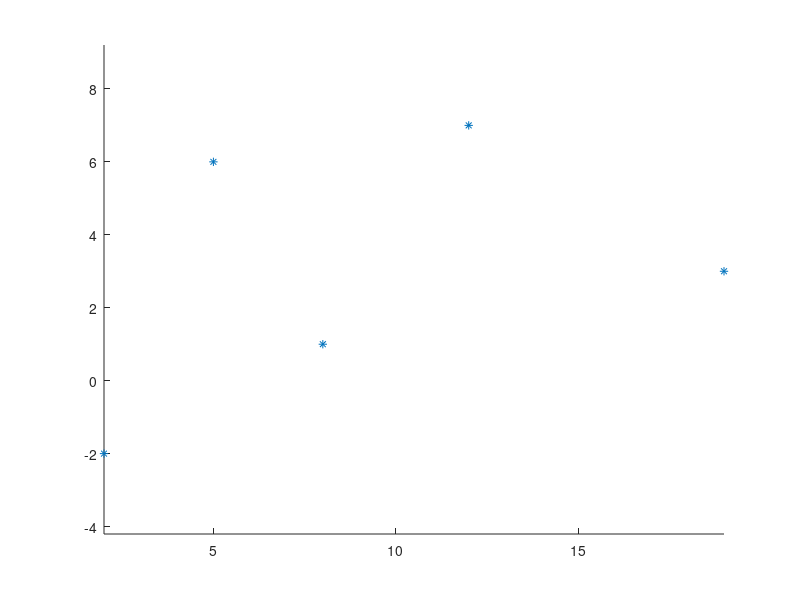

The MATLAB script that drew this image: (Note: this script raises an error after producing the figure.)
%boiler plate
clear
hold on; axis equal;
%pontok felvétele
px = [ 2, 5, 8, 12, 19];
py = [-2, 6, 1,  7, 3 ];
%pontok ábrázolása
plot(px, py, '*')
%paraméterek és konstansok
syms t
t0 = 0; t1 = 1; l = (3/4)
syms a0 a1 a2 a3
syms b0 b1 b2 b3
%vektorok kiszámítása
vx = [l*(px(2)-px(1))]; vy = [l*(py(2)-py(1))];
for i=2:length(px)-1
    vx = [vx, l*(px(i+1)-px(i-1))];
    vy = [vy, l*(py(i+1)-py(i-1))];
end
vx = [vx, l*(px(5)-px(4))];
vy = [vy, l*(py(5)-py(4))];
%vektorok felrajzolása
quiver(px,py,vx,vy)

%egyenletek a hermite-ívhez
x(t) = a3*t^3 + a2*t^2 + a1*t + a0;
y(t) = b3*t^3 + b2*t^2 + b1*t + b0;
%érintővektor kiszámítása
xd(t)= diff(x,t);
yd(t)= diff(y,t);
%egyenletrendszerek
erx =   [x(t0) == px(1),...
         x(t1) == px(2),...
         xd(t0) == vx(1),...
         xd(t1) == vx(2)];
ery =   [y(t0) == py(1),...
         y(t1) == py(2),...
         yd(t0) == vy(1),...
         yd(t1) == vy(2)];
emx = solve(erx, [a0 a1 a2 a3])
emy = solve(ery, [b0 b1 b2 b3])
cx(t) = subs(x, [a0 a1 a2 a3], [emx.a0 emx.a1 emx.a2 emx.a3])
cy(t) = subs(y, [b0 b1 b2 b3], [emy.b0 emy.b1 emy.b2 emy.b3])
%ív ábrázolása
fplot(cx, cy, [t0 t1])

%2. hermite ív csatolása

erx =   [x(t0) == px(2),...
         x(t1) == px(3),...
         xd(t0) == vx(2),...
         xd(t1) == vx(3)]
ery =   [y(t0) == py(2),...
         y(t1) == py(3),...
         yd(t0) == vy(2),...
         yd(t1) == vy(3)]
emx = solve(erx, [a0 a1 a2 a3])
emy = solve(ery, [b0 b1 b2 b3])
cx(t) = subs(x, [a0 a1 a2 a3], [emx.a0 emx.a1 emx.a2 emx.a3])
cy(t) = subs(y, [b0 b1 b2 b3], [emy.b0 emy.b1 emy.b2 emy.b3])
fplot(cx, cy, [t0 t1])

%3. hermite ív

erx =   [x(t0) == px(3),...
         x(t1) == px(4),...
         xd(t0) == vx(3),...
         xd(t1) == vx(4)]
ery =   [y(t0) == py(3),...
         y(t1) == py(4),...
         yd(t0) == vy(3),...
         yd(t1) == vy(4)]
emx = solve(erx, [a0 a1 a2 a3])
emy = solve(ery, [b0 b1 b2 b3])
cx(t) = subs(x, [a0 a1 a2 a3], [emx.a0 emx.a1 emx.a2 emx.a3])
cy(t) = subs(y, [b0 b1 b2 b3], [emy.b0 emy.b1 emy.b2 emy.b3])
fplot(cx, cy, [t0 t1])

%4. hermite ív

erx =   [x(t0) == px(4),...
         x(t1) == px(5),...
         xd(t0) == vx(4),...
         xd(t1) == vx(5)]
ery =   [y(t0) == py(4),...
         y(t1) == py(5),...
         yd(t0) == vy(4),...
         yd(t1) == vy(5)]
emx = solve(erx, [a0 a1 a2 a3])
emy = solve(ery, [b0 b1 b2 b3])
cx(t) = subs(x, [a0 a1 a2 a3], [emx.a0 emx.a1 emx.a2 emx.a3])
cy(t) = subs(y, [b0 b1 b2 b3], [emy.b0 emy.b1 emy.b2 emy.b3])
fplot(cx, cy, [t0 t1])


%bezier görbe
bpx = [19, 21, 30, 40, 43]
bpy = [3,  2,  0, 10, -10]
plot(bpx, bpy, ".--", "LineWidth", 2)


t0 = 0; t1 = 1;
u(t) = t*0;
v(t) = t*0;
n = 4;
for i = 0:n
    bint = nchoosek(n,i)* t^i * (1-t)^(n-i);
    u(t) = u(t) + bpx(i+1) * bint;
    v(t) = v(t) + bpy(i+1) * bint;
end

fplot(u, v, [t0, t1],"--", "LineWidth", 2)

hold off





